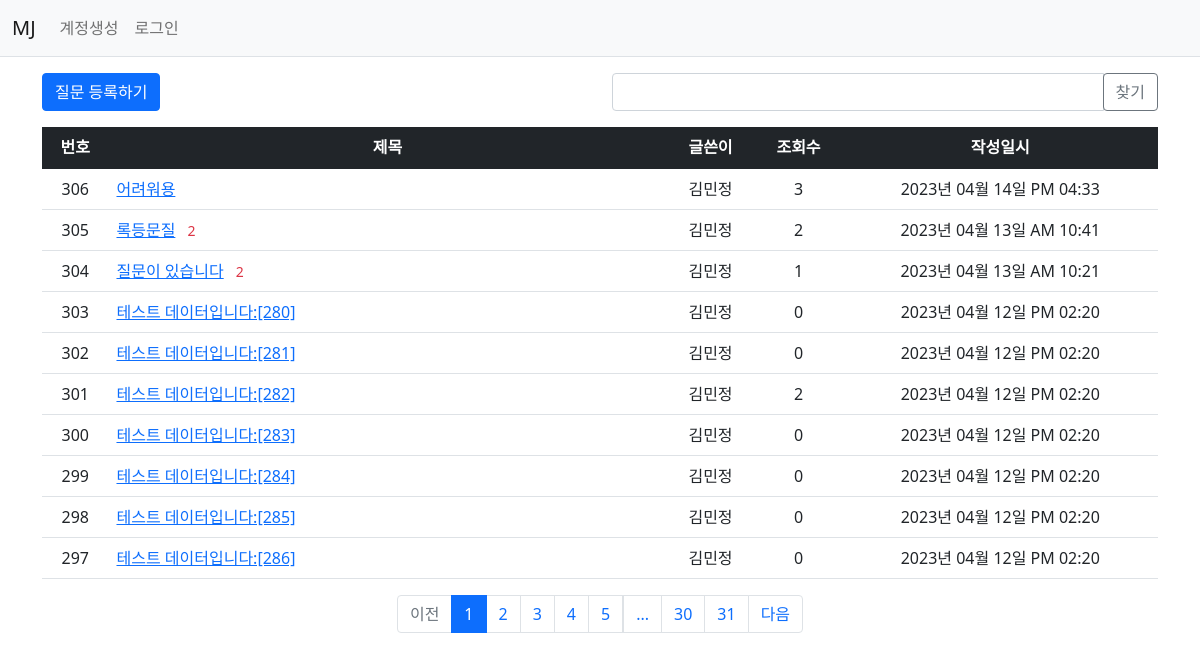
Page /question/list/ on the committed database.
### mj/models.py (models this page shows)
class Question(db.Model):
    id = db.Column(db.Integer, primary_key=True)
    subject = db.Column(db.String(200), nullable=False)
    content = db.Column(db.Text(), nullable=False)
    create_date = db.Column(db.DateTime(), nullable=False)
    user_id = db.Column(db.Integer, db.ForeignKey('user.id', ondelete='CASCADE'), nullable=False)
    user = db.relationship('User', backref=db.backref('question_set'))
    modify_date = db.Column(db.DateTime(), nullable=True)
    voter = db.relationship('User', secondary=question_voter, backref=db.backref('question_voter_set'))
    views = db.Column(db.Integer, server_default='0')

class User(db.Model):
    id = db.Column(db.Integer, primary_key=True)
    username = db.Column(db.String(150), unique=True, nullable=False)
    password = db.Column(db.String(200), nullable=False)
    email = db.Column(db.String(120), unique=True, nullable=False)

### mj/views/question_views.py (the view, shortened to what this page needs)
@bp.route('/list/')
def _list():
    page = request.args.get('page', type=int, default=1)
    kw = request.args.get('kw', type=str, default='')
    question_list = Question.query.order_by(Question.create_date.desc())
    question_list = question_list.paginate(page=page, per_page=10)
    return render_template('question/question_list.html', question_list=question_list, page=page, kw=kw)

### mj/filter.py (called while the page is built)
def format_datetime(value, fmt='%Y년 %m월 %d일 %p %I:%M'):
    return value.strftime(fmt)

### mj/views/auth_views.py (called while the page is built)
@bp.before_app_request
def load_logged_in_user():
    user_id = session.get('user_id')
    if user_id is None:
        g.user = None
    else:
        g.user = User.query.get(user_id)

### mj/templates/question/question_list.html (shortened to what this page needs)
<!DOCTYPE html>
<html lang="en">
<head>
</head>
<body>
{% extends 'base.html' %}
{% block content %}
<div class="container my-3">
    <div class="row my-3">
        <div class="col-6">
            <a href="{{ url_for('question.create') }}" class="btn btn-primary">질문 등록하기</a>
        </div>
        <div class="col-6">
            <div class="input-group">
                <input type="text" id="search_kw" class="form-control" value="{{ kw or '' }}">
                <div class="input-group-append">
                    <button class="btn btn-outline-secondary" type="button" id="btn_search">찾기</button>
                </div>
            </div>
        </div>
    </div>
    <table class="table">
        <thead>
        <tr class="text-center table-dark">
            <th>번호</th>
            <th style="width:50%">제목</th>
            <th>글쓴이</th>
            <th>조회수</th>
            <th>작성일시</th>
        </tr>
        </thead>
        <tbody>
        {% if question_list %}
        {% for question in question_list.items %}
        <tr class="text-center">
            <td>{{ question_list.total - ((question_list.page-1) * question_list.per_page) - loop.index0 }}</td>
            <td class="text-start">
                <a href="{{ url_for('question.detail', question_id=question.id) }}">{{ question.subject }}</a>
                {% if question.answer_set|length > 0 %}
                <span class="text-danger small mx-2">{{ question.answer_set|length }}</span>
                {% endif %}
            </td>
            <td>{{ question.user.username }}</td>
            <td>{{ question.views }}</td>
            <td>{{ question.create_date|datetime }}</td>
        </tr>
        {% endfor %}
        {% else %}
        <tr>
            <td colspan="3">질문이 없습니다.</td>
        </tr>
        {% endif %}
        </tbody>
    </table>
    <ul class="pagination justify-content-center">
        {% if question_list.has_prev %}
        <li class="page-item">
            <a class="page-link" data-page="{{ question_list.prev_num }}" href="javascript:void(0)">이전</a>
        </li>
        {% else %}
        <li class="page-item disabled">
            <a class="page-link" tabindex="-1" aria-disabled="true" href="javascript:void(0)">이전</a>
        </li>
        {% endif %}
        {% for page_num in question_list.iter_pages() %}
        {% if page_num %}
        {% if page_num != question_list.page %}
        <li class="page-item">
            <a class="page-link" data-page="{{ page_num }}" href="javascript:void(0)">{{ page_num }}</a>
        </li>
        {% else %}
        <li class="page-item active" aria-current="page">
            <a class="page-link" href="javascript:void(0)">{{ page_num }}</a>
        </li>
        {% endif %}
        {% else %}
        <li class="disabled">
            <a class="page-link" href="javascript:void(0)">...</a>
        </li>
        {% endif %}
        {% endfor %}
        {% if question_list.has_next %}
        <li class="page-item">
            <a class="page-link" data-page="{{ question_list.next_num }}" href="javascript:void(0)">다음</a>
        </li>
        {% else %}
        <li class="page-item disabled">
            <a class="page-link" tabindex="-1" aria-disabled="true" href="javascript:void(0)">다음</a>
        </li>
        {% endif %}
    </ul>
</div>
{% endblock %}

### mj/templates/base.html (shortened to what this page needs)
<!DOCTYPE html>
<html lang="ko">
<head>
    <link rel="stylesheet" href="{{ url_for('static', filename='bootstrap.min.css') }}">
    <link rel="stylesheet" href="{{ url_for('static', filename='style.css') }}">
</head>
<body>
{% include "navbar.html" %}
{% block content %}
{% endblock %}
</body>
</html>

### mj/templates/navbar.html (shortened to what this page needs)
<!DOCTYPE html>
<html lang="en">
<head>
</head>
<body>
<nav class="navbar navbar-expand-lg navbar-light bg-light border-bottom">
    <div class="container-fluid">
        <a class="navbar-brand" href="{{ url_for('main.index') }}">MJ</a>
        <div class="collapse navbar-collapse" id="navbarSupportedContent">
            {% if g.user %}
            <ul class="navbar-nav">
                <li class="nav-item ">
                    <a class="nav-link" href="{{ url_for('auth.logout') }}">{{ g.user.username }} (로그아웃)</a>
                </li>
            </ul>
            {% else %}
            <ul class="navbar-nav me-auto mb-2 mb-lg-0">
                <li class="nav-item">
                    <a class="nav-link" href="{{ url_for('auth.signup')}}">계정생성</a>
                </li>
                <li class="nav-item">
                    <a class="nav-link" href="{{ url_for('auth.login')}}">로그인</a>
                </li>
            </ul>
            {% endif %}
        </div>
    </div>
</nav>
</body>
</html>

### rows in the picture
Question: total "306", subject "어려워용", user.username "김민정", views "3", create_date "2023년 04월 14일 PM 04:33"
Question: total "305", subject "록등문질", answer_set|length "2", user.username "김민정", views "2", create_date "2023년 04월 13일 AM 10:41"
Question: total "304", subject "질문이 있습니다", answer_set|length "2", user.username "김민정", views "1", create_date "2023년 04월 13일 AM 10:21"
Question: total "303", subject "테스트 데이터입니다:[280]", user.username "김민정", views "0", create_date "2023년 04월 12일 PM 02:20"
Question: total "302", subject "테스트 데이터입니다:[281]", user.username "김민정", views "0", create_date "2023년 04월 12일 PM 02:20"
Question: total "301", subject "테스트 데이터입니다:[282]", user.username "김민정", views "2", create_date "2023년 04월 12일 PM 02:20"
Question: total "300", subject "테스트 데이터입니다:[283]", user.username "김민정", views "0", create_date "2023년 04월 12일 PM 02:20"
Question: total "299", subject "테스트 데이터입니다:[284]", user.username "김민정", views "0", create_date "2023년 04월 12일 PM 02:20"
Question: total "298", subject "테스트 데이터입니다:[285]", user.username "김민정", views "0", create_date "2023년 04월 12일 PM 02:20"
Question: total "297", subject "테스트 데이터입니다:[286]", user.username "김민정", views "0", create_date "2023년 04월 12일 PM 02:20"

### other values in the picture
{{ page_num }} "1"
{{ page_num }} "2" "3" "4" "5" "30" "31"
